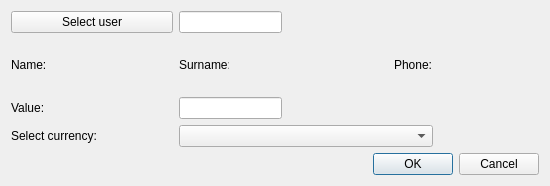
<?xml version="1.0" encoding="UTF-8"?>
<ui version="4.0">
 <class>CreateBalance</class>
 <widget class="QDialog" name="CreateBalance">
  <property name="geometry">
   <rect>
    <x>0</x>
    <y>0</y>
    <width>550</width>
    <height>186</height>
   </rect>
  </property>
  <property name="windowTitle">
   <string>Create/Update balance</string>
  </property>
  <property name="locale">
   <locale language="English" country="UnitedStates"/>
  </property>
  <property name="modal">
   <bool>false</bool>
  </property>
  <layout class="QGridLayout" name="gridLayout">
   <property name="leftMargin">
    <number>11</number>
   </property>
   <property name="topMargin">
    <number>11</number>
   </property>
   <property name="rightMargin">
    <number>11</number>
   </property>
   <property name="bottomMargin">
    <number>11</number>
   </property>
   <item row="1" column="3">
    <widget class="QLabel" name="surnameLb">
     <property name="minimumSize">
      <size>
       <width>50</width>
       <height>0</height>
      </size>
     </property>
     <property name="maximumSize">
      <size>
       <width>50</width>
       <height>16777215</height>
      </size>
     </property>
     <property name="text">
      <string>Surname:</string>
     </property>
    </widget>
   </item>
   <item row="2" column="3">
    <widget class="QLineEdit" name="valueEdit">
     <property name="toolTip">
      <string>&lt;html&gt;&lt;head/&gt;&lt;body&gt;&lt;p&gt;For example: 1000 (depends on currency, for that case 1000 USD)&lt;/p&gt;&lt;/body&gt;&lt;/html&gt;</string>
     </property>
    </widget>
   </item>
   <item row="2" column="0">
    <widget class="QLabel" name="valieLb">
     <property name="text">
      <string>Value:</string>
     </property>
    </widget>
   </item>
   <item row="4" column="0" colspan="7">
    <layout class="QHBoxLayout" name="horizontalLayout">
     <item>
      <spacer name="horizontalSpacer">
       <property name="orientation">
        <enum>Qt::Horizontal</enum>
       </property>
       <property name="sizeHint" stdset="0">
        <size>
         <width>40</width>
         <height>20</height>
        </size>
       </property>
      </spacer>
     </item>
     <item>
      <widget class="QPushButton" name="okBtn">
       <property name="text">
        <string>OK</string>
       </property>
      </widget>
     </item>
     <item>
      <widget class="QPushButton" name="cancelBtn">
       <property name="text">
        <string>Cancel</string>
       </property>
      </widget>
     </item>
    </layout>
   </item>
   <item row="1" column="0">
    <widget class="QLabel" name="nameLb">
     <property name="minimumSize">
      <size>
       <width>50</width>
       <height>0</height>
      </size>
     </property>
     <property name="maximumSize">
      <size>
       <width>50</width>
       <height>16777215</height>
      </size>
     </property>
     <property name="text">
      <string>Name:</string>
     </property>
    </widget>
   </item>
   <item row="1" column="4">
    <widget class="QLabel" name="surnamePh">
     <property name="minimumSize">
      <size>
       <width>100</width>
       <height>0</height>
      </size>
     </property>
     <property name="font">
      <font>
       <family>Times New Roman</family>
       <pointsize>12</pointsize>
       <weight>75</weight>
       <italic>true</italic>
       <bold>true</bold>
      </font>
     </property>
     <property name="text">
      <string/>
     </property>
    </widget>
   </item>
   <item row="1" column="5">
    <widget class="QLabel" name="phoneLb">
     <property name="text">
      <string>Phone:</string>
     </property>
    </widget>
   </item>
   <item row="1" column="6">
    <widget class="QLabel" name="phonePh">
     <property name="minimumSize">
      <size>
       <width>100</width>
       <height>0</height>
      </size>
     </property>
     <property name="font">
      <font>
       <family>Times New Roman</family>
       <pointsize>12</pointsize>
       <weight>75</weight>
       <italic>true</italic>
       <bold>true</bold>
      </font>
     </property>
     <property name="text">
      <string/>
     </property>
    </widget>
   </item>
   <item row="0" column="3">
    <widget class="QLineEdit" name="userEdit">
     <property name="toolTip">
      <string>Must not be empty</string>
     </property>
     <property name="readOnly">
      <bool>true</bool>
     </property>
    </widget>
   </item>
   <item row="1" column="2">
    <widget class="QLabel" name="namePh">
     <property name="minimumSize">
      <size>
       <width>100</width>
       <height>0</height>
      </size>
     </property>
     <property name="font">
      <font>
       <family>Times New Roman</family>
       <pointsize>12</pointsize>
       <weight>75</weight>
       <italic>true</italic>
       <bold>true</bold>
      </font>
     </property>
     <property name="text">
      <string/>
     </property>
    </widget>
   </item>
   <item row="0" column="0" colspan="3">
    <widget class="QPushButton" name="userBtn">
     <property name="minimumSize">
      <size>
       <width>150</width>
       <height>0</height>
      </size>
     </property>
     <property name="text">
      <string>Select user</string>
     </property>
    </widget>
   </item>
   <item row="3" column="0" colspan="3">
    <widget class="QLabel" name="currencyLb">
     <property name="text">
      <string>Select currency:</string>
     </property>
    </widget>
   </item>
   <item row="3" column="3" colspan="3">
    <widget class="QComboBox" name="currencyCmb"/>
   </item>
  </layout>
 </widget>
 <tabstops>
  <tabstop>userBtn</tabstop>
  <tabstop>userEdit</tabstop>
  <tabstop>valueEdit</tabstop>
  <tabstop>currencyCmb</tabstop>
  <tabstop>okBtn</tabstop>
  <tabstop>cancelBtn</tabstop>
 </tabstops>
 <resources/>
 <connections/>
</ui>
